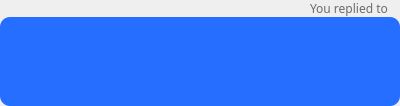
<?xml version="1.0" encoding="UTF-8"?>
<ui version="4.0">
 <class>Form</class>
 <widget class="QWidget" name="Form">
  <property name="geometry">
   <rect>
    <x>0</x>
    <y>0</y>
    <width>400</width>
    <height>106</height>
   </rect>
  </property>
  <layout class="QVBoxLayout" name="verticalLayout">
   <property name="spacing">
    <number>0</number>
   </property>
   <property name="leftMargin">
    <number>0</number>
   </property>
   <property name="topMargin">
    <number>0</number>
   </property>
   <property name="rightMargin">
    <number>0</number>
   </property>
   <property name="bottomMargin">
    <number>0</number>
   </property>
   <item>
    <layout class="QHBoxLayout" name="horizontalLayout">
     <property name="spacing">
      <number>0</number>
     </property>
     <property name="rightMargin">
      <number>12</number>
     </property>
     <item>
      <spacer name="horizontalSpacer">
       <property name="orientation">
        <enum>Qt::Horizontal</enum>
       </property>
       <property name="sizeHint" stdset="0">
        <size>
         <width>13</width>
         <height>13</height>
        </size>
       </property>
      </spacer>
     </item>
     <item>
      <widget class="QLabel" name="label_2">
       <property name="sizePolicy">
        <sizepolicy hsizetype="Minimum" vsizetype="Minimum">
         <horstretch>0</horstretch>
         <verstretch>0</verstretch>
        </sizepolicy>
       </property>
       <property name="font">
        <font>
         <family>Barlow</family>
        </font>
       </property>
       <property name="pixmap">
        <pixmap resource="C:/Users/moral/Desktop/Resources/Resources.qrc">:/icons/replied_to.png</pixmap>
       </property>
       <property name="alignment">
        <set>Qt::AlignCenter</set>
       </property>
      </widget>
     </item>
     <item>
      <widget class="QLabel" name="lbl_target">
       <property name="sizePolicy">
        <sizepolicy hsizetype="Minimum" vsizetype="Minimum">
         <horstretch>0</horstretch>
         <verstretch>0</verstretch>
        </sizepolicy>
       </property>
       <property name="font">
        <font>
         <family>Barlow</family>
        </font>
       </property>
       <property name="styleSheet">
        <string notr="true">color: #6b6b6b</string>
       </property>
       <property name="text">
        <string>You replied to</string>
       </property>
      </widget>
     </item>
    </layout>
   </item>
   <item>
    <widget class="QTextEdit" name="textEdit">
     <property name="styleSheet">
      <string notr="true">border-radius: 10px; background-color: #256eff; padding: 10px; color: white;</string>
     </property>
     <property name="frameShadow">
      <enum>QFrame::Plain</enum>
     </property>
     <property name="verticalScrollBarPolicy">
      <enum>Qt::ScrollBarAlwaysOff</enum>
     </property>
     <property name="horizontalScrollBarPolicy">
      <enum>Qt::ScrollBarAlwaysOff</enum>
     </property>
     <property name="sizeAdjustPolicy">
      <enum>QAbstractScrollArea::AdjustToContents</enum>
     </property>
     <property name="undoRedoEnabled">
      <bool>false</bool>
     </property>
     <property name="readOnly">
      <bool>true</bool>
     </property>
     <property name="html">
      <string>&lt;!DOCTYPE HTML PUBLIC &quot;-//W3C//DTD HTML 4.0//EN&quot; &quot;http://www.w3.org/TR/REC-html40/strict.dtd&quot;&gt;
&lt;html&gt;&lt;head&gt;&lt;meta name=&quot;qrichtext&quot; content=&quot;1&quot; /&gt;&lt;style type=&quot;text/css&quot;&gt;
p, li { white-space: pre-wrap; }
&lt;/style&gt;&lt;/head&gt;&lt;body style=&quot; font-family:'MS Shell Dlg 2'; font-size:8.25pt; font-weight:400; font-style:normal;&quot;&gt;
&lt;p align=&quot;right&quot; style=&quot;-qt-paragraph-type:empty; margin-top:0px; margin-bottom:0px; margin-left:0px; margin-right:0px; -qt-block-indent:0; text-indent:0px;&quot;&gt;&lt;br /&gt;&lt;/p&gt;&lt;/body&gt;&lt;/html&gt;</string>
     </property>
     <property name="acceptRichText">
      <bool>false</bool>
     </property>
    </widget>
   </item>
  </layout>
 </widget>
 <resources>
  <include location="C:/Users/moral/Desktop/Resources/Resources.qrc"/>
 </resources>
 <connections/>
</ui>
